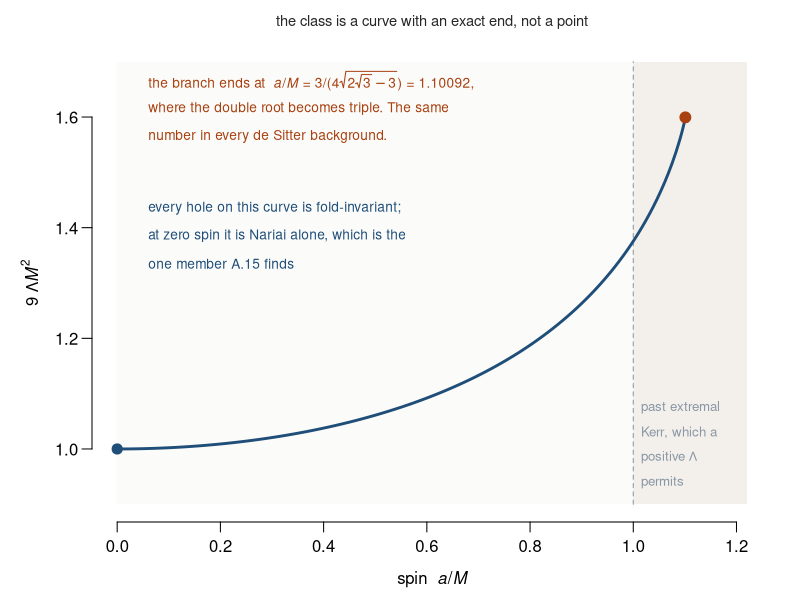
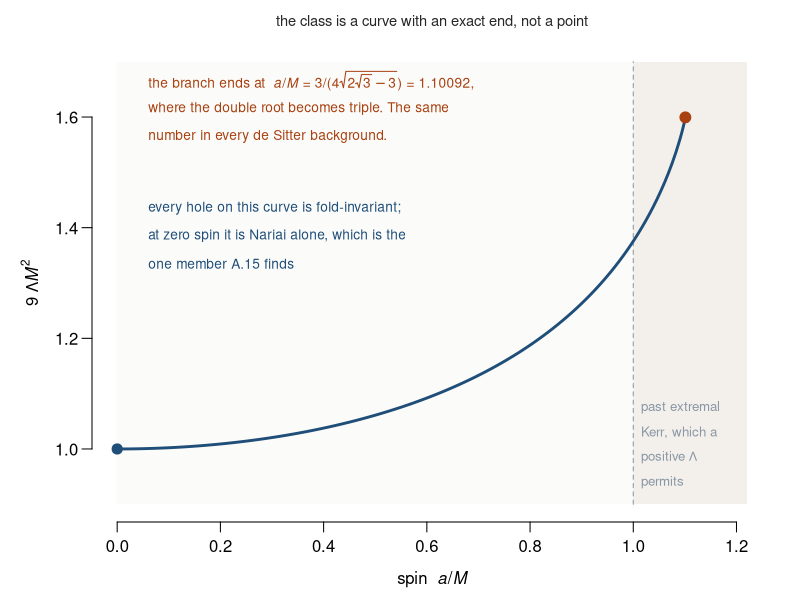

Write R code to recreate these figures, in order.
#!/usr/bin/env Rscript
# fig_spin_branch.R -- Section 6: the fold-invariant class is a curve, and it has an exact end.
#
# Kerr-de Sitter has Delta_r = (r^2+a^2)(1 - Lam r^2/3) - 2 M r. Everything dimensionless:
# write r = M rho, a = M alpha, y = Lam M^2, so
#     Delta_r / M^2 = -(y/3) rho^4 + (1 - y alpha^2 / 3) rho^2 - 2 rho + alpha^2 .
# A fold-invariant hole needs the black-hole and cosmological horizons to coincide, which is
# a DOUBLE root of Delta_r. For each alpha that fixes y, so the class is a curve in the
# (a/M, 9 Lam M^2) plane rather than the single point A.15 finds at zero spin.
#
# The curve ends where the double root becomes triple. Matching
#     -(Lam/3)(r - r0)^3 (r + 3 r0)
# term by term gives Lam r0^2 = 2 sqrt(3) - 3 =: u, then M = (4/3) u r0 and a = sqrt(u) r0, so
#     a/M   = 3 / (4 sqrt(u)) = 1.1009173688      (the same in every de Sitter background)
#     9LamM^2 = 16 u^3
# Both are checked below against the numerical branch.
# Arithmetic and the isometry check: checks/calc/kerr_de_sitter_nariai.R

u     <- 2*sqrt(3) - 3
a_end <- 3 / (4 * sqrt(u))
y_end <- 16 * u^3                      # this is 9 Lam M^2, not Lam M^2
stopifnot(abs(a_end - 1.1009173688) < 1e-9)

# Solving the double-root condition by hunting roots of Delta_r fails near the end of the
# branch, where three of them coincide and polyroot loses two thirds of its digits. Eliminate
# instead. With A = 1 - y alpha^2/3, Delta = 0 and Delta' = 0 give A = (1 + (2y/3) rho^3)/rho
# from the second; substituting into the first collapses it to y = 3(rho - alpha^2)/rho^4, and
# putting both back into the definition of A leaves ONE quartic in rho alone:
#
#       rho^4 - 3 rho^3 + 2 alpha^2 rho^2 - alpha^2 rho + alpha^4 = 0 .
#
# At alpha = 0 that is rho^3(rho - 3), so rho = 3 and y = 1/9: Nariai, 9 Lam M^2 = 1. The branch
# is this quartic's largest real root, and it ENDS where that root disappears.

branch <- function(al) {
  cf <- c(al^4, -al^2, 2*al^2, -3, 1)          # constant first, for polyroot
  z  <- polyroot(cf); rr <- Re(z[abs(Im(z)) < 1e-6 * pmax(1, abs(Re(z)))])
  rr <- rr[rr > 0]
  if (!length(rr)) return(c(NA, NA))
  rho <- max(rr)
  y   <- 3 * (rho - al^2) / rho^4
  if (!is.finite(y) || y <= 0) return(c(NA, NA))
  c(9 * y, rho)
}

als <- c(seq(0, 1.09, length.out = 150), seq(1.0905, a_end, length.out = 90))
br  <- t(sapply(als, branch))
ys  <- br[,1]; rhos <- br[,2]
good <- is.finite(ys)
cat("=== the fold-invariant branch in Kerr-de Sitter ===\n\n")
cat(sprintf("  at a/M = 0        9 Lam M^2 = %.6f   (Nariai, exactly 1)\n", ys[1]))
last <- max(which(good))
cat(sprintf("  at a/M = %.6f  9 Lam M^2 = %.6f\n", als[last], ys[last]))
cat(sprintf("  closed form endpoint: a/M = %.10f, 9 Lam M^2 = 16 u^3 = %.6f\n", a_end, y_end))
cat(sprintf("  numerical endpoint agrees to %.2e in 9 Lam M^2\n", abs(ys[last] - y_end)))
stopifnot(abs(ys[1] - 1) < 1e-8, abs(ys[last] - y_end) < 1e-6, abs(als[last] - a_end) < 1e-9)

# The check must be able to fail: past the endpoint no double root exists at all.
cat(sprintf("\n  past the end, at a/M = %.4f: branch returns %s\n", a_end + 0.02,
            ifelse(is.na(branch(a_end + 0.02)[1]), "no merged pair, as it must", "SOMETHING")))
stopifnot(is.na(branch(a_end + 0.05)[1]))
# approx() here read the chord between two grid points, not the curve. The grid steps by
# 0.0073 and the branch is convex, so the chord sat 4.5e-5 high and printed 1.3756 where the
# branch gives 1.3755. The caption carried the wrong fourth digit for as long as this line did.
cat(sprintf("  and the Kerr bound a/M = 1 is crossed at 9 Lam M^2 = %.4f, which a positive\n",
            branch(1)[1]))
cat("  Lambda permits: extremal Kerr is not the limit here.\n")

ink <- "grey15"; c1 <- "#1f4e79"; mark <- "#a8400f"; grey <- "#8a97a4"
draw <- function() {
  par(mar = c(3.9, 4.6, 2.2, 1.4), mgp = c(2.5, 0.7, 0), xpd = FALSE)
  plot(NA, xlim = c(0, 1.22), ylim = c(0.90, 1.70), axes = FALSE,
       xlab = expression(paste("spin  ", italic(a), "/", italic(M))),
       ylab = expression(paste("9 ", Lambda, italic(M)^2)))
  rect(0, 0.90, 1.22, 1.70, col = "#fbfbfa", border = NA)
  axis(1, at = seq(0, 1.2, 0.2)); axis(2, at = seq(1.0, 1.6, 0.2), las = 1)

  rect(1, 0.90, 1.22, 1.70, col = "#f3f0ec", border = NA)
  segments(1, 0.90, 1, 1.70, col = grey, lty = 2)
  text(1.015, 1.075, "past extremal", col = grey, cex = 0.80, adj = 0)
  text(1.015, 1.030, "Kerr, which a", col = grey, cex = 0.80, adj = 0)
  text(1.015, 0.985, expression(paste("positive ", Lambda)), col = grey, cex = 0.80, adj = 0)
  text(1.015, 0.940, "permits", col = grey, cex = 0.80, adj = 0)

  lines(als[good], ys[good], col = c1, lwd = 2.8)

  points(a_end, y_end, pch = 19, cex = 1.45, col = mark)
  text(0.06, 1.665, expression(paste("the branch ends at  ", italic(a), "/", italic(M), " = 3/(4",
       sqrt(2*sqrt(3) - 3), ") = 1.10092,")), col = mark, cex = 0.82, adj = 0)
  text(0.06, 1.615, "where the double root becomes triple. The same", col = mark, cex = 0.82, adj = 0)
  text(0.06, 1.565, "number in every de Sitter background.", col = mark, cex = 0.82, adj = 0)

  points(0, 1, pch = 19, cex = 1.35, col = c1)
  text(0.06, 1.435, "every hole on this curve is fold-invariant;", col = c1, cex = 0.82, adj = 0)
  text(0.06, 1.385, "at zero spin it is Nariai alone, which is the", col = c1, cex = 0.82, adj = 0)
  text(0.06, 1.335, "one member A.15 finds", col = c1, cex = 0.82, adj = 0)

  mtext("the class is a curve with an exact end, not a point", side = 3, line = 0.7,
        cex = 0.88, col = ink)
}
for (f in c("papers/2_over_the_horizon/fig_companion_spinbranch.pdf", "papers/2_over_the_horizon/fig_companion_spinbranch.png")) {
  if (grepl("pdf$", f)) pdf(f, width = 7.4, height = 4.5) else png(f, width = 1150, height = 700, res = 150)
  draw(); invisible(dev.off()); cat("  wrote", f, "\n")
}
